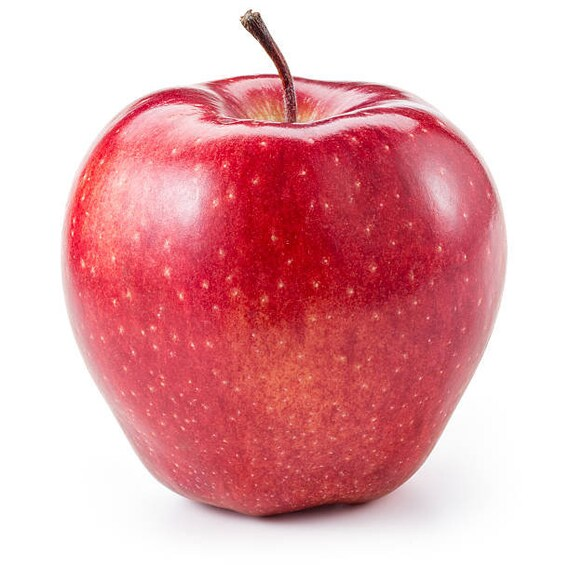
#> input picture ORB/car.jpg, 570 x 570 px
$ python Orb_featureDetection.py
#> lines starting #> are read from the running program, lines starting #| are printed output that depends on the picture
import cv2 as cv

import numpy as np
import matplotlib.pyplot as plt
import os

def ORB():
    root = os.getcwd()
    imgPath = os.path.join(root,'car.jpg')
    imgGray = cv.imread(imgPath,cv.IMREAD_GRAYSCALE)
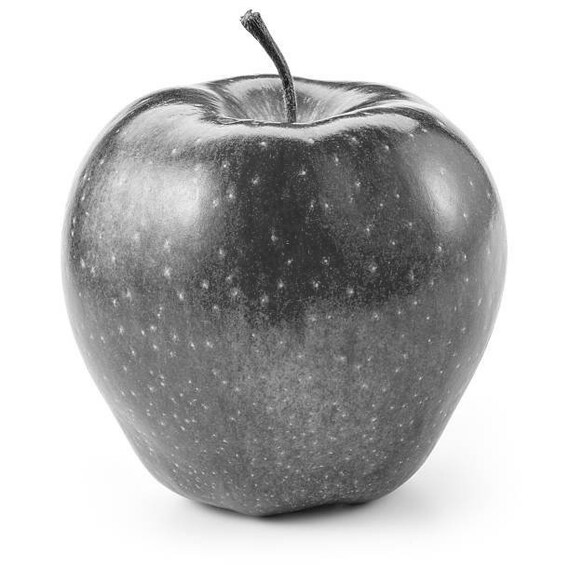
#> imgGray: shape (570, 570); min 0, max 255, mean 187.3

    orb = cv.ORB_create()
    keypoints = orb.detect(imgGray,None)
#> keypoints = 500 keypoints; strongest (x, y, size): (275, 72, 44.6), (275, 71, 53.6), (274, 68, 64.3), (277, 72, 37.2)
    keypoints,_ = orb.compute(imgGray,keypoints)
    imgGray = cv.drawKeypoints(imgGray,keypoints,imgGray,flags=cv.DRAW_MATCHES_FLAGS_DRAW_RICH_KEYPOINTS)
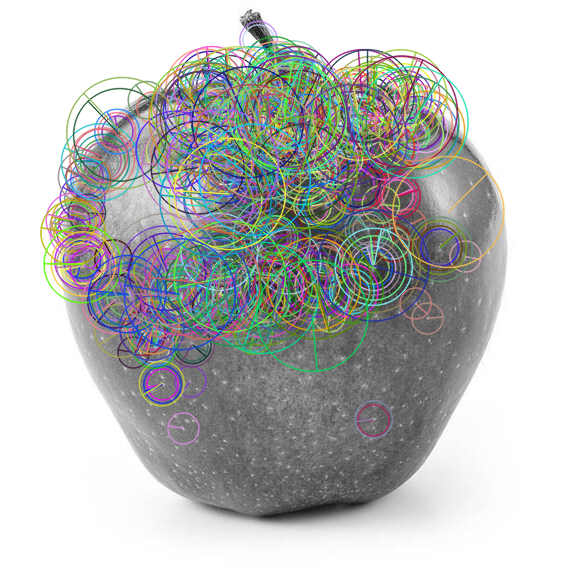
#> imgGray: shape (570, 570, 3); mean of channels 0, 1, 2 185.7, 187, 185.1; drawn as B, G, R
    cv.imwrite("Puntos_clave.jpg", imgGray)


    plt.figure()
    plt.imshow(imgGray)
    plt.show()

if __name__ == '__main__':
    ORB()
